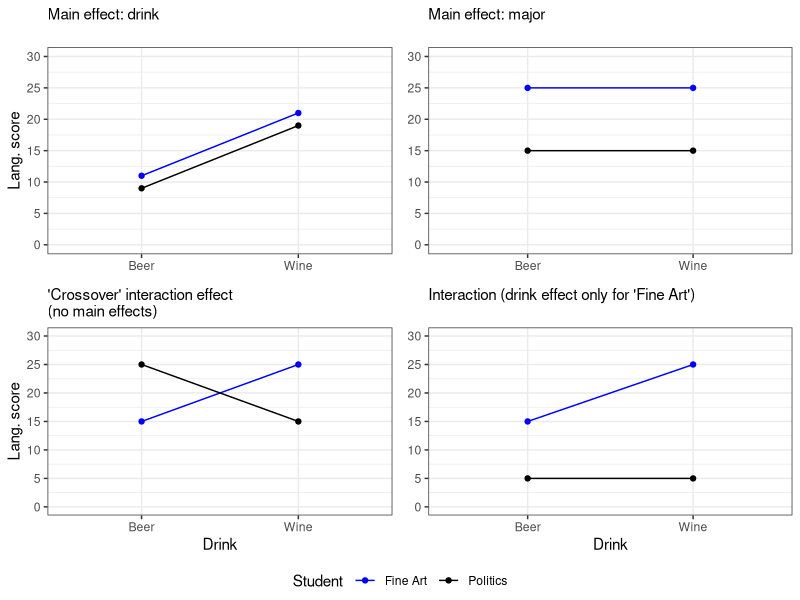

The R source for this figure:
## ---- chunk 1

library(ggplot2)

## good plotting stuff
# https://www.sthda.com/english/wiki/wiki.php?id_contents=7930
# https://cran.r-project.org/web/packages/egg/vignettes/Ecosystem.html
# https://www.datanovia.com/en/blog/ggplot-title-subtitle-and-caption/
#   https://www.tidyverse.org/blog/2024/02/ggplot2-3-5-0-legends/
#   https://www.sthda.com/english/wiki/ggplot2-legend-easy-steps-to-change-the-position-and-the-appearance-of-a-graph-legend-in-r-software
# https://www.sthda.com/english/wiki/ggplot2-axis-ticks-a-guide-to-customize-tick-marks-and-labels
# https://www.sthda.com/english/wiki/ggplot2-line-plot-quick-start-guide-r-software-and-data-visualization

data_ME1<-tibble::tibble(Student=rep(c("Fine Art", "Politics"),each=2), 
                         Drink=rep(c("Beer", "Wine"),times=2), 
                         Score=c(11, 21, 9, 19))

data_ME2<-tibble::tibble(Student=rep(c("Fine Art", "Politics"),each=2), 
                         Drink=rep(c("Beer", "Wine"),times=2), 
                         Score=c(25, 25, 15, 15))

data_CrossInt<-tibble::tibble(Student=rep(c("Fine Art", "Politics"),each=2), 
                         Drink=rep(c("Beer", "Wine"),times=2), 
                         Score=c(15, 25, 25, 15))

data_ME_Int<-tibble::tibble(Student=rep(c("Fine Art", "Politics"),each=2), 
                         Drink=rep(c("Beer", "Wine"),times=2), 
                         Score=c(15, 25, 5, 5))


p1<-ggplot(data_ME1, aes(x=Drink, y=Score, group=Student)) +
  theme_bw()+
  geom_line(aes(color=Student))+
  geom_point(aes(color=Student))+
  scale_color_manual(values=c("Blue","Black"))+
  scale_y_continuous(limits=c(0, 30),breaks=seq(0,30,5))+
  # theme(legend.position = c(.935, .9))+
  # theme(legend.position="top")+
  theme(axis.title.x = element_blank())+
  ylab("Lang. score")+
  labs(subtitle = "Main effect: drink\n ")
  # theme(plot.caption = element_text(hjust=0))

p2<-ggplot(data_ME2, aes(x=Drink, y=Score, group=Student)) +
  theme_bw()+
  geom_line(aes(color=Student))+
  geom_point(aes(color=Student))+
  scale_color_manual(values=c("Blue","Black"))+
  scale_y_continuous(limits=c(0, 30),breaks=seq(0,30,5))+
  # theme(legend.position = c(.935, .9))+
  # theme(legend.position="none")+
  theme(axis.title.x = element_blank(),
        axis.title.y = element_blank())+
  labs(subtitle = "Main effect: major\n ")
  # theme(plot.caption = element_text(hjust=0))

p3<-ggplot(data_CrossInt, aes(x=Drink, y=Score, group=Student)) +
  theme_bw()+
  geom_line(aes(color=Student))+
  geom_point(aes(color=Student))+
  scale_color_manual(values=c("Blue","Black"))+
  scale_y_continuous(limits=c(0, 30),breaks=seq(0,30,5))+
  # theme(legend.position = c(.935, .9))+
  # theme(legend.position="none")+
  ylab("Lang. score")+
  labs(subtitle = "'Crossover' interaction effect\n(no main effects)")
  # theme(plot.caption = element_text(hjust=0))

p4<-ggplot(data_ME_Int, aes(x=Drink, y=Score, group=Student)) +
  theme_bw()+
  geom_line(aes(color=Student))+
  geom_point(aes(color=Student))+
  scale_color_manual(values=c("Blue","Black"))+
  scale_y_continuous(limits=c(0, 30),breaks=seq(0,30,5))+
  # theme(legend.position="none")+
  theme(axis.title.y = element_blank())+
  labs(subtitle = "Interaction (drink effect only for 'Fine Art')\n ")
  # theme(plot.caption = element_text(hjust=0))


ggpubr::ggarrange(p1, p2, p3, p4, ncol=2, nrow=2, common.legend = TRUE, legend="bottom")

# gridExtra::grid.arrange(p1, p2, p3, p4, ncol=2, nrow =2)
